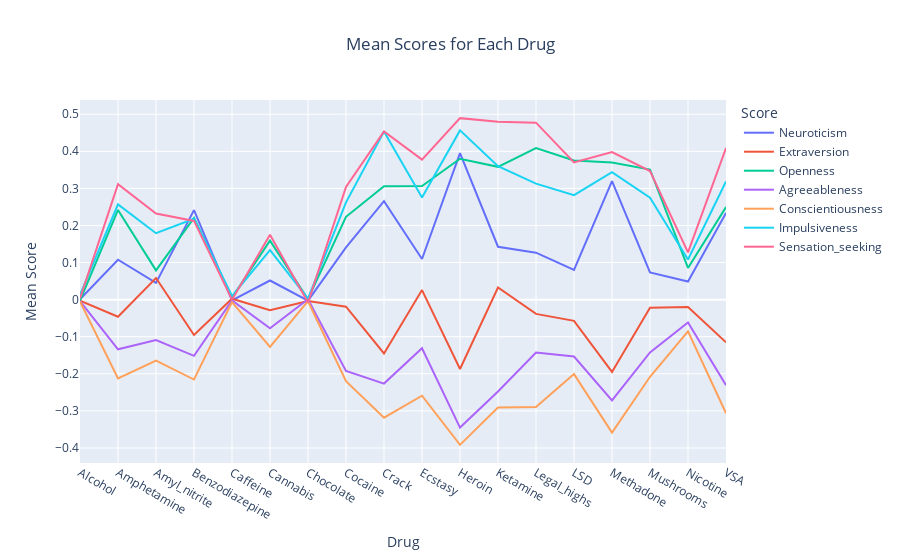

This figure's notebook cell:
### Code cell
fig = px.line(data, x='Drug', y=scores, title='Mean Scores for Each Drug',
              labels={'value': 'Mean Score', 'variable': 'Score'})
fig.update_layout(title_x=0.5)
fig.show()

### Figure 1 — Plotly figure (JSON) as saved in the notebook; plotly's stock layout.template omitted (floating-point values rounded to 4 significant figures)
{"data": [{"hovertemplate": "Score=Neuroticism<br>Drug=%{x}<br>Mean Score=%{y}<extra></extra>", "legendgroup": "Neuroticism", "line": {"color": "#636efa", "dash": "solid"}, "marker": {"symbol": "circle"}, "mode": "lines", "name": "Neuroticism", "orientation": "v", "showlegend": true, "type": "scatter", "x": ["Alcohol", "Amphetamine", "Amyl_nitrite", "Benzodiazepine", "Caffeine", "Cannabis", "Chocolate", "Cocaine", "Crack", "Ecstasy", "Heroin", "Ketamine", "Legal_highs", "LSD", "Methadone", "Mushrooms", "Nicotine", "VSA"], "xaxis": "x", "y": [0.001108, 0.1075, 0.04523, 0.2414, -0.002132, 0.05161, -0.002657, 0.141, 0.2656, 0.1096, 0.3952, 0.1426, 0.1267, 0.08015, 0.3198, 0.07336, 0.0488, 0.234], "yaxis": "y"}, {"hovertemplate": "Score=Extraversion<br>Drug=%{x}<br>Mean Score=%{y}<extra></extra>", "legendgroup": "Extraversion", "line": {"color": "#EF553B", "dash": "solid"}, "marker": {"symbol": "circle"}, "mode": "lines", "name": "Extraversion", "orientation": "v", "showlegend": true, "type": "scatter", "x": ["Alcohol", "Amphetamine", "Amyl_nitrite", "Benzodiazepine", "Caffeine", "Cannabis", "Chocolate", "Cocaine", "Crack", "Ecstasy", "Heroin", "Ketamine", "Legal_highs", "LSD", "Methadone", "Mushrooms", "Nicotine", "VSA"], "xaxis": "x", "y": [-0.003038, -0.04608, 0.05835, -0.09549, 0.002598, -0.02826, -0.003907, -0.01891, -0.1451, 0.02572, -0.187, 0.03265, -0.03839, -0.0572, -0.195, -0.02159, -0.02005, -0.1151], "yaxis": "y"}, {"hovertemplate": "Score=Openness<br>Drug=%{x}<br>Mean Score=%{y}<extra></extra>", "legendgroup": "Openness", "line": {"color": "#00cc96", "dash": "solid"}, "marker": {"symbol": "circle"}, "mode": "lines", "name": "Openness", "orientation": "v", "showlegend": true, "type": "scatter", "x": ["Alcohol", "Amphetamine", "Amyl_nitrite", "Benzodiazepine", "Caffeine", "Cannabis", "Chocolate", "Cocaine", "Crack", "Ecstasy", "Heroin", "Ketamine", "Legal_highs", "LSD", "Methadone", "Mushrooms", "Nicotine", "VSA"], "xaxis": "x", "y": [-0.002364, 0.2419, 0.07886, 0.2204, 0.00574, 0.1592, 0.001262, 0.2232, 0.3057, 0.3061, 0.3797, 0.3581, 0.4084, 0.375, 0.3695, 0.3509, 0.0855, 0.2495], "yaxis": "y"}, {"hovertemplate": "Score=Agreeableness<br>Drug=%{x}<br>Mean Score=%{y}<extra></extra>", "legendgroup": "Agreeableness", "line": {"color": "#ab63fa", "dash": "solid"}, "marker": {"symbol": "circle"}, "mode": "lines", "name": "Agreeableness", "orientation": "v", "showlegend": true, "type": "scatter", "x": ["Alcohol", "Amphetamine", "Amyl_nitrite", "Benzodiazepine", "Caffeine", "Cannabis", "Chocolate", "Cocaine", "Crack", "Ecstasy", "Heroin", "Ketamine", "Legal_highs", "LSD", "Methadone", "Mushrooms", "Nicotine", "VSA"], "xaxis": "x", "y": [-0.004048, -0.1339, -0.1089, -0.1516, -0.002185, -0.07708, 0.001088, -0.1924, -0.2264, -0.1311, -0.345, -0.2477, -0.1428, -0.1534, -0.2719, -0.1421, -0.06164, -0.2306], "yaxis": "y"}, {"hovertemplate": "Score=Conscientiousness<br>Drug=%{x}<br>Mean Score=%{y}<extra></extra>", "legendgroup": "Conscientiousness", "line": {"color": "#FFA15A", "dash": "solid"}, "marker": {"symbol": "circle"}, "mode": "lines", "name": "Conscientiousness", "orientation": "v", "showlegend": true, "type": "scatter", "x": ["Alcohol", "Amphetamine", "Amyl_nitrite", "Benzodiazepine", "Caffeine", "Cannabis", "Chocolate", "Cocaine", "Crack", "Ecstasy", "Heroin", "Ketamine", "Legal_highs", "LSD", "Methadone", "Mushrooms", "Nicotine", "VSA"], "xaxis": "x", "y": [-0.004729, -0.2125, -0.1645, -0.2154, -0.006449, -0.1273, -0.004247, -0.2201, -0.3184, -0.2591, -0.3916, -0.2909, -0.2893, -0.2008, -0.3585, -0.208, -0.08553, -0.3064], "yaxis": "y"}, {"hovertemplate": "Score=Impulsiveness<br>Drug=%{x}<br>Mean Score=%{y}<extra></extra>", "legendgroup": "Impulsiveness", "line": {"color": "#19d3f3", "dash": "solid"}, "marker": {"symbol": "circle"}, "mode": "lines", "name": "Impulsiveness", "orientation": "v", "showlegend": true, "type": "scatter", "x": ["Alcohol", "Amphetamine", "Amyl_nitrite", "Benzodiazepine", "Caffeine", "Cannabis", "Chocolate", "Cocaine", "Crack", "Ecstasy", "Heroin", "Ketamine", "Legal_highs", "LSD", "Methadone", "Mushrooms", "Nicotine", "VSA"], "xaxis": "x", "y": [0.01276, 0.2569, 0.1791, 0.2182, 0.009635, 0.1333, 0.002839, 0.2623, 0.4532, 0.2756, 0.4564, 0.3597, 0.3128, 0.2816, 0.3435, 0.2747, 0.1083, 0.3187], "yaxis": "y"}, {"hovertemplate": "Score=Sensation_seeking<br>Drug=%{x}<br>Mean Score=%{y}<extra></extra>", "legendgroup": "Sensation_seeking", "line": {"color": "#FF6692", "dash": "solid"}, "marker": {"symbol": "circle"}, "mode": "lines", "name": "Sensation_seeking", "orientation": "v", "showlegend": true, "type": "scatter", "x": ["Alcohol", "Amphetamine", "Amyl_nitrite", "Benzodiazepine", "Caffeine", "Cannabis", "Chocolate", "Cocaine", "Crack", "Ecstasy", "Heroin", "Ketamine", "Legal_highs", "LSD", "Methadone", "Mushrooms", "Nicotine", "VSA"], "xaxis": "x", "y": [0.003054, 0.3114, 0.2321, 0.2122, -0.0001259, 0.1747, -0.007872, 0.3036, 0.4537, 0.3774, 0.4894, 0.4797, 0.4772, 0.3699, 0.3981, 0.3467, 0.1276, 0.4086], "yaxis": "y"}], "layout": {"legend": {"title": {"text": "Score"}, "tracegroupgap": 0}, "title": {"text": "Mean Scores for Each Drug", "x": 0.5}, "xaxis": {"anchor": "y", "domain": [0, 1], "title": {"text": "Drug"}}, "yaxis": {"anchor": "x", "domain": [0, 1], "title": {"text": "Mean Score"}}}}
